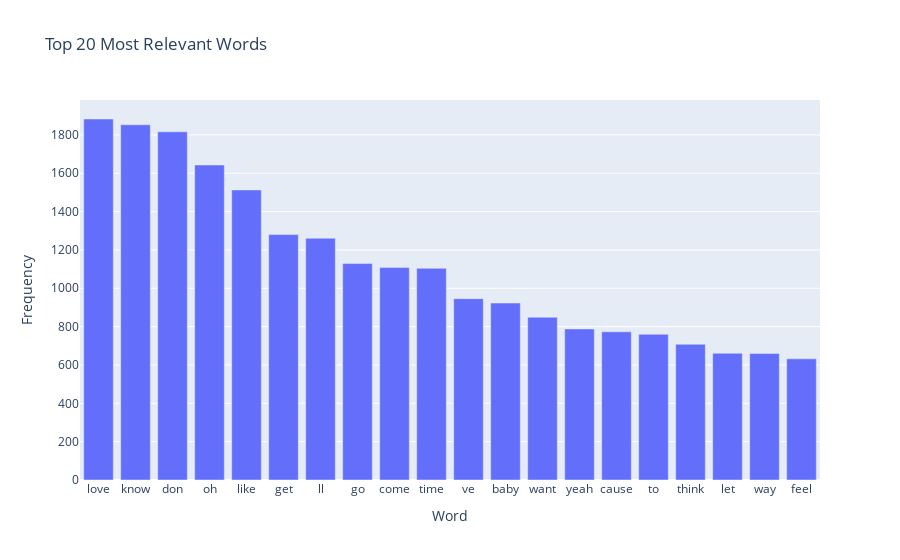

Here is the notebook cell this chart was saved with:
### Code cell
word_freq = bow_df.sum().sort_values(ascending=False)

word_freq_df = word_freq.reset_index()
word_freq_df.columns = ['word', 'freq']

bar_word_freq = px.bar(
    word_freq_df.head(20),  # Mostrar apenas top 20 para melhor visualização
    x='word',
    y='freq',
    title='Top 20 Most Relevant Words',
    labels={'word': 'Word', 'freq': 'Frequency'}
)

bar_word_freq.show()

### Figure 1 — Plotly figure (JSON) as saved in the notebook; plotly's stock layout.template omitted (floating-point values rounded to 4 significant figures)
{"data": [{"hovertemplate": "Word=%{x}<br>Frequency=%{y}<extra></extra>", "legendgroup": "", "marker": {"color": "#636efa", "pattern": {"shape": ""}}, "name": "", "orientation": "v", "showlegend": false, "textposition": "auto", "type": "bar", "x": ["love", "know", "don", "oh", "like", "get", "ll", "go", "come", "time", "ve", "baby", "want", "yeah", "cause", "to", "think", "let", "way", "feel"], "xaxis": "x", "y": [1883, 1853, 1816, 1643, 1513, 1280, 1261, 1129, 1108, 1104, 946, 923, 849, 788, 773, 760, 708, 661, 660, 632], "yaxis": "y"}], "layout": {"barmode": "relative", "legend": {"tracegroupgap": 0}, "title": {"text": "Top 20 Most Relevant Words"}, "xaxis": {"anchor": "y", "domain": [0, 1], "title": {"text": "Word"}}, "yaxis": {"anchor": "x", "domain": [0, 1], "title": {"text": "Frequency"}}}}
